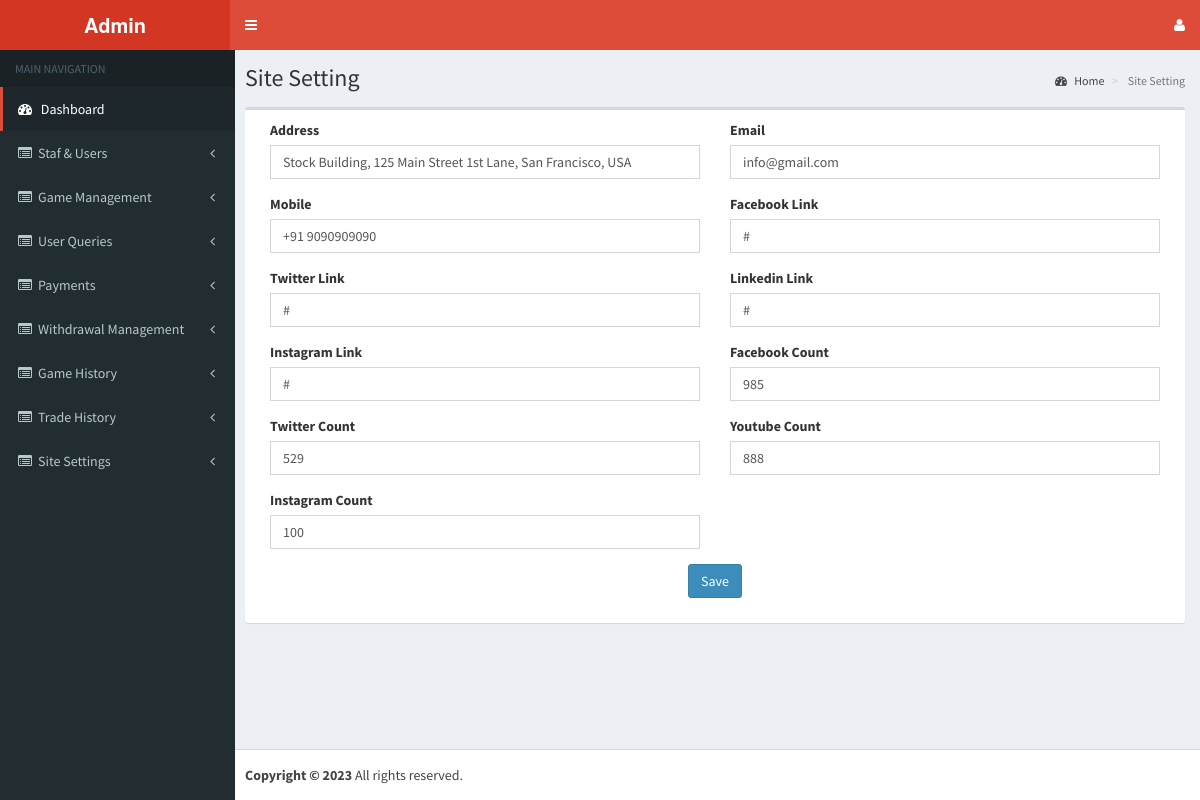
Screenshot of /admin/site_setting.php (signed in) with the database file from the repository.
### tables this page shows
CREATE TABLE `services` (
  `id` int(11) NOT NULL,
  `services` varchar(255) NOT NULL,
  `url` varchar(255) NOT NULL,
  `status` varchar(255) NOT NULL
);

CREATE TABLE `site_setting` (
  `id` int(11) NOT NULL,
  `address` text NOT NULL,
  `email` varchar(255) NOT NULL,
  `mobile` varchar(255) NOT NULL,
  `fblink` text NOT NULL,
  `twlink` text NOT NULL,
  `ln` text NOT NULL,
  `insta` varchar(500) NOT NULL,
  `fbcount` varchar(100) NOT NULL,
  `twcount` varchar(100) NOT NULL,
  `youtubecount` varchar(100) NOT NULL,
  `instacount` varchar(100) NOT NULL,
  `status` smallint(6) NOT NULL,
  `updt_time` timestamp NOT NULL DEFAULT current_timestamp()
);

### admin/site_setting.php (the view, shortened to what this page needs)
<?php
include ("include/connection.php");
?>
<!DOCTYPE html>
<html>
<head>
  <link rel="stylesheet" href="bootstrap/css/bootstrap.min.css">
  <link rel="stylesheet" href="css/font-awesome.min.css">
  <link rel="stylesheet" href="css/ionicons.min.css">
  <link rel="stylesheet" href="dist/css/AdminLTE.min.css">
  <link rel="stylesheet" href="dist/css/skins/_all-skins.min.css">
  <link rel="stylesheet" href="plugins/iCheck/flat/blue.css">
  <link rel="stylesheet" href="plugins/morris/morris.css">
  <link rel="stylesheet" href="plugins/jvectormap/jquery-jvectormap-1.2.2.css">
  <link rel="stylesheet" href="plugins/datepicker/datepicker3.css">
  <link rel="stylesheet" href="plugins/daterangepicker/daterangepicker-bs3.css">
  <link rel="stylesheet" href="plugins/bootstrap-wysihtml5/bootstrap3-wysihtml5.min.css">
<link rel="stylesheet" href="plugins/datatables/dataTables.bootstrap.css">
<link rel="stylesheet" href="plugins/select2/select2.min.css">
<link rel="stylesheet" href="plugins/iCheck/all.css">
  <link rel="stylesheet" href="css/style.css">
  <link rel="stylesheet" href="css/app.css" id="maincss">
</head>
<body class="hold-transition skin-red sidebar-mini">
<div class="wrapper">
<?php include ("include/header.inc.php");?>
 <?php include ("include/navigation.inc.php");
 $sql="SELECT * FROM `site_setting` where `id`='1'";
$query=mysqli_query($con,$sql);
$role=mysqli_fetch_array($query);
 ?>
  <div class="content-wrapper">
    <section class="content-header">
      <h1> Site Setting</h1>
      <ol class="breadcrumb">
        <li><a href="desktop.php"><i class="fa fa-dashboard"></i> Home</a></li>
        <li class="active"> Site Setting</li>
      </ol>
    </section>
    <section class="content">
      <div class="row">
      <div class="col-xs-12 text-center">
          <?php if(isset($_GET['msg'])=="updt"){ ?>
              <span class="text-center red_txt">Update Successfully......</span><?php  } ?></div>
        <div class="col-xs-12">
          <div class="box">
      <form  method="post" action="<?php echo $_SERVER['PHP_SELF'];?>" id="taskform">
            <div class="box-body">
                <div class="col-md-6 col-sm-6 col-xs-12">
                  <div class="form-group">
                  <label for="address"> Address</label>
         <input class="form-control" id="address" name="address" type="text" value="<?php echo @$role['address']; ?>">
                </div>
                </div>
              <div class="col-md-6 col-sm-6 col-xs-12">
                  <div class="form-group">
                  <label for="email"> Email</label>
         <input class="form-control" id="email" name="email" type="text" value="<?php echo @$role['email']; ?>">
                </div>
                </div>
                <div class="col-md-6 col-sm-6 col-xs-12">
                  <div class="form-group">
                  <label for="mobile"> Mobile</label>
         <input class="form-control" id="mobile" name="mobile" type="text" value="<?php echo @$role['mobile']; ?>" maxlength="15">
                </div>
                </div>
                <div class="col-md-6 col-sm-6 col-xs-12">
                  <div class="form-group">
                  <label for="content1">Facebook Link</label>
         <input class="form-control" id="content1" name="content1" type="text" value="<?php echo @$role['fblink']; ?>">
                </div>
                </div>
                <div class="col-md-6 col-sm-6 col-xs-12">
                  <div class="form-group">
                  <label for="content2">Twitter Link</label>
         <input class="form-control" id="content2" name="content2" type="text" value="<?php echo @$role['twlink']; ?>">
                </div>
                </div>
                <div class="col-md-6 col-sm-6 col-xs-12">
                  <div class="form-group">
                  <label for="content3">Linkedin Link</label>
         <input class="form-control" id="content3" name="content3" type="text" value="<?php echo @$role['ln']; ?>">
                </div>
                </div>
                <div class="col-md-6 col-sm-6 col-xs-12">
                  <div class="form-group">
                  <label for="content4">Instagram Link</label>
         <input class="form-control" id="content4" name="content4" type="text" value="<?php echo @$role['insta']; ?>">
                </div>
                </div>
                <div class="col-md-6 col-sm-6 col-xs-12">
                  <div class="form-group">
                  <label for="content5">Facebook Count</label>
         <input class="form-control" id="content5" name="content5" type="text" value="<?php echo @$role['fbcount']; ?>">
                </div>
                </div>
                <div class="col-md-6 col-sm-6 col-xs-12">
                  <div class="form-group">
                  <label for="content6">Twitter Count</label>
         <input class="form-control" id="content6" name="content6" type="text" value="<?php echo @$role['twcount']; ?>">
                </div>
                </div>
                <div class="col-md-6 col-sm-6 col-xs-12">
                  <div class="form-group">
                  <label for="content7">Youtube Count</label>
         <input class="form-control" id="content7" name="content7" type="text" value="<?php echo @$role['youtubecount']; ?>">
                </div>
                </div>
                <div class="col-md-6 col-sm-6 col-xs-12">
                  <div class="form-group">
                  <label for="content8">Instagram Count</label>
         <input class="form-control" id="content8" name="content8" type="text" value="<?php echo @$role['instacount']; ?>">
                </div>
                </div>
          <div class="clearfix"></div>
             <div class="col-md-12 col-sm-6 col-xs-12">
              <div class="form-group">
              <div class="text-center">
 <input type="submit" name="submit" class="btn btn-primary" value="Save" ></div>
                </div> </div>
               </div>
          </form>
          </div>
        </div>
      </div>
    </section>
  </div>
<?php  include("include/footer.inc.php");?></div>
</body>
</html>

### admin/include/navigation.inc.php (shortened to what this page needs)
<aside class="main-sidebar">
  <section class="sidebar">
    <ul class="sidebar-menu">
      <li class="header">MAIN NAVIGATION</li>
      <?php $session_role=$_SESSION['role_id'];
$url = basename($_SERVER['PHP_SELF']) . '';
$chkurl=mysqli_query($con,"select `id`,`p_id` from `child_menu` where `url`='".$url."' and `status`='1'");
$chkurl_result=mysqli_fetch_array($chkurl);
$chk= $chkurl_result['p_id'];
$valurl=mysqli_query($con,"SELECT * FROM `task` where `role_id`='".$session_role."' And task  like '%$chk%' and `status`='1'");
$val_row=mysqli_num_rows($valurl);
if($val_row=='0'){
session_start();
session_unset();
session_destroy();
header("location:index.php?msg1=notauthorized");
	}else{
$task=mysqli_query($con,"select * from `task` where `role_id`='".$session_role."' and `status`='1'");
$task_result=mysqli_fetch_array($task);
$taskid=$task_result['task'];
$parent=mysqli_query($con,"Select * from `services` where id in($taskid) And `status`='1'");
	while(@$parent_array=mysqli_fetch_array($parent)){
		if($parent_array['url']=='desktop.php'){
		?>
      <li class="active treeview"> <a href="<?php echo $parent_array['url']; ?>"> <i class="fa fa-dashboard"></i> <span><?php echo $parent_array['services']; ?></span> </a></li>
      <?php }
      	else if($parent_array['url']=='manage_user.php'){
		?>
      <li class="treeview"> <a href="<?php echo $parent_array['url']; ?>"> <i class="fa fa-list-alt"></i> <span><?php echo $parent_array['services']; ?></span> </a></li>
      <?php }
      else if($parent_array['url']=='manage_tradehistory.php'){
		?>
      <li class="treeview"> <a href="<?php echo $parent_array['url']; ?>"> <i class="fa fa-list-alt"></i> <span><?php echo $parent_array['services']; ?></span> </a></li>
      <?php }
       else if($parent_array['url']=='reward_system.php'){
		?>
      <li class="treeview"> <a href="<?php echo $parent_array['url']; ?>"> <i class="fa fa-list-alt"></i> <span><?php echo $parent_array['services']; ?></span> </a></li>
      <?php }
       else if($parent_array['url']=='manage_winresult.php'){
		?>
      <li class="treeview"> <a href="<?php echo $parent_array['url']; ?>"> <i class="fa fa-list-alt"></i> <span><?php echo $parent_array['services']; ?></span> </a></li>
      <?php }
       else if($parent_array['url']=='manage_transaction.php'){
		?>
      <li class="treeview"> <a href="<?php echo $parent_array['url']; ?>"> <i class="fa fa-list-alt"></i> <span><?php echo $parent_array['services']; ?></span> </a></li>
      <?php }
       else if($parent_array['url']=='current_game_report.php'){
		?>
      <li class="treeview"> <a href="<?php echo $parent_array['url']; ?>"> <i class="fa fa-list-alt"></i> <span><?php echo $parent_array['services']; ?></span> </a></li>
      <?php }
      else if($parent_array['url']=='user_bet_records.php'){
		?>
      <li class="treeview"> <a href="<?php echo $parent_array['url']; ?>"> <i class="fa fa-list-alt"></i> <span><?php echo $parent_array['services']; ?></span> </a></li>
      <?php }
      else if($parent_array['url']=='user_result.php'){
		?>
      <li class="treeview"> <a href="<?php echo $parent_array['url']; ?>"> <i class="fa fa-list-alt"></i> <span><?php echo $parent_array['services']; ?></span> </a></li>
      <?php }
       else if($parent_array['url']=='red_envelope.php'){
		?>
      <li class="treeview"> <a href="<?php echo $parent_array['url']; ?>"> <i class="fa fa-list-alt"></i> <span><?php echo $parent_array['services']; ?></span> </a></li>
      <?php }
      else{?>
      <li class="treeview"> <a href="<?php echo $parent_array['url']; ?>"> <i class="fa fa-list-alt"></i><span><?php echo $parent_array['services']; ?></span><i class="fa fa-angle-left pull-right"></i></a>
      </li>
      <?php }
	 }}
	 ?>
    </ul>
  </section><br />
</aside>

### rows the page displays
services: services "Dashboard"
services: services "Staf & Users"
services: services "Game Management"
services: services "User Queries"
services: services "Payments"
services: services "Withdrawal Management"
services: services "Game History"
services: services "Trade History"
services: services "Site Settings"
site_setting: address "Stock Building, 125 Main Street 1st Lane, San Francisco, USA", email "info@gmail.com", mobile "+91 9090909090", content1 "#", content2 "#", content3 "#", content4 "#", content5 "985", content6 "529", content7 "888", content8 "100"
